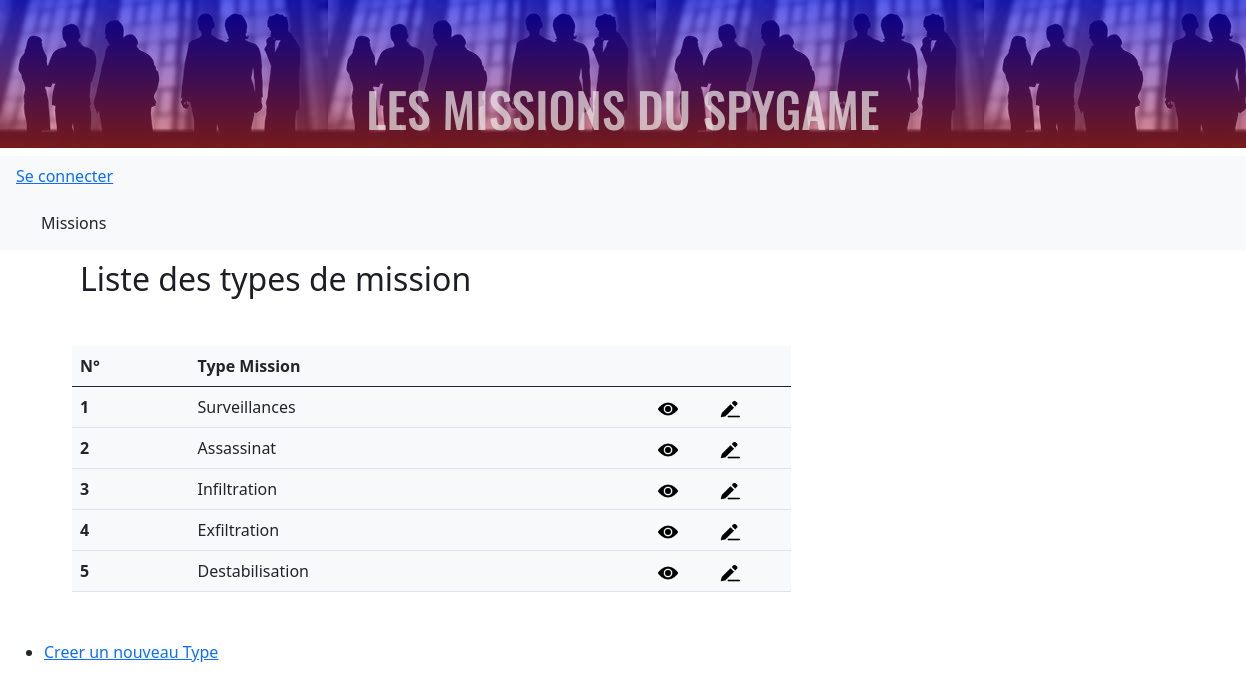
The page /Router/typeRouter.php on the database its author committed.
### tables this page shows
CREATE TABLE `types` (
  `id` int NOT NULL AUTO_INCREMENT,
  `type` varchar(100) NOT NULL,
  PRIMARY KEY (`id`)
);

### Controller/TypeController.php (called while the page is built, shortened)
<?php
require_once('model/TypeManager.php');
function listTypes()
{
    $TypeManager = new TypeManager();
    $listTypes = $TypeManager->getTypes();
    require('view/type/listTypes.php');
}

### model/TypeManager.php (called while the page is built, shortened)
<?php
require_once('Class/Type.php');
class typeManager extends Manager
{
    function getTypes()
    {
        $db=Manager::dbConnect();
        $sql="SELECT types.id, types.type
        FROM types";
        $req = $db->prepare($sql);
        $req->execute();
        return $req;
    }
}

### Class/Type.php (called while the page is built, shortened)
<?php
class Type
{
    private int  $id;
    private string $type;
    public function getId(): ?int
    {
        return $this->id;
    }
    public function getType() : string
    {
        return $this->type;
    }
}

### view/type/listTypes.php (the view, shortened to what this page needs)
<?php
$titleh2 = "<h2>Liste des types de mission</h2>";
?>
<div class="container-fluid m-5">
    <table class="table table-hover bg-light" style="width:60%;">
        <thead>
            <tr class="bg-light">
                <th>N°</span>
                <th class="" >Type Mission</th>
                <th></th>
            </tr>
        </thead>
        <tbody>
        <?php
        while  ($Type = $listTypes->fetchObject('Type'))
        {
        ?>
            <tr class=""bg-success">
                <th scope="row"><?=  $Type->getId(); ?></th>
                <td><?=  $Type->getType(); ?></td>
                <td class ="bg-light text-center d-flex justify-content-evenly ">
                    <a href=<?= '?entity=types&id='.$Type->getId().'&action=show' ?>>
                        <img class="picto" title= "show" src="./asset/image/view.png" alt="show icon"></a>
                    <a href=<?= '?entity=types&id='.$Type->getId().'&action=edit' ?>>
                        <img class="picto" title= "edit" src="./asset/image/edition.png" alt="edit icon"></a>
                </td>
            </tr>
        <?php
        }
        ?>
        </tbody>
    </table>
</div>
<ul class="mt-5">
    <li><a href=<?= '?entity=types&action=new' ?>>Creer un nouveau Type</a></li>
</ul>
<?php $content = ob_get_clean();
require('view/layout.php'); ?>

### style/style.css (style rules this page uses)
h2 { margin: 10px 0 20px 80px; color: rgb(28, 29, 37); }
.picto { width :20px; }
li { margin-bottom: 8px; }
ul { list-style-type :disc; }

### rows shown on the page
types: id "1", type "Surveillances"
types: id "2", type "Assassinat"
types: id "3", type "Infiltration"
types: id "4", type "Exfiltration"
types: id "5", type "Destabilisation"
